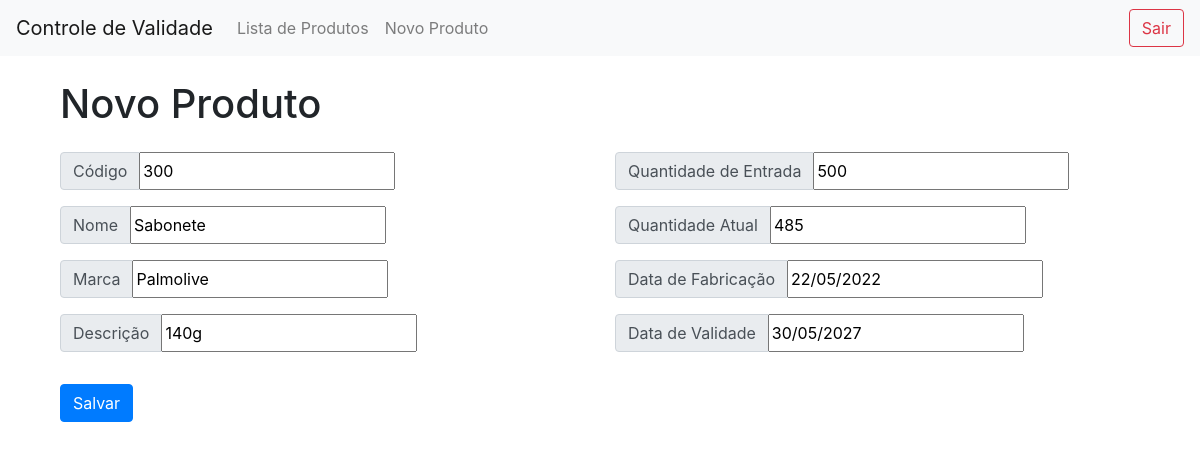
/edita/4/ (signed in), run on the app's committed database.
### validade/models.py (models this page shows, shortened)
class Produto(models.Model):
    codigo = models.IntegerField(verbose_name='Código')
    nome = models.CharField(max_length=255)
    marca = models.CharField(max_length=255)
    descricao = models.CharField(max_length=255, verbose_name='Descrição')
    qtd_entrada = models.IntegerField(verbose_name='Quantidade Entrada')
    qtd_atual = models.IntegerField(verbose_name='Quantidade Atual')
    data_fabricacao = models.DateField(verbose_name='Data Fabricação')
    data_validade = models.DateField(verbose_name='Data Validade')

### validade/views.py (the view)
# urls.py: path('edita/<int:pk>/', EditaProdutoView.as_view(), name='edita_produto'),
class EditaProdutoView(LoginRequiredMixin, UpdateView):
    model = Produto
    form_class = ProdutoForm
    template_name = 'edita_produto.html'
    success_url = reverse_lazy('lista_produto')
    context_object_name = 'produtos'
    login_url = '/login/'  # Redirecionamento para a página de login caso o usuário não esteja autenticado

### validade/forms.py
class ProdutoForm(forms.ModelForm):
    class Meta:
        model = Produto
        fields = '__all__'

### validade/templates/edita_produto.html (shortened to what this page needs)
{% extends 'base.html' %}
{% block content %}
    <div class="container">
        <h1 class="mt-4">Novo Produto</h1>
        <form class="mt-4" method="post">
            <div class="row">
                <div class="col-xs-12 col-sm-6 col-md-6">
                    <div class="form-group">
                        <div class="input-group">
                            <div class="input-group-prepend">
                                <span class="input-group-text">Código</span>
                            </div>
                            {{ form.codigo }}
                        </div>
                    </div>
                    <div class="form-group">
                        <div class="input-group">
                            <div class="input-group-prepend">
                                <span class="input-group-text">Nome</span>
                            </div>
                            {{ form.nome }}
                        </div>
                    </div>
                    <div class="form-group">
                        <div class="input-group">
                            <div class="input-group-prepend">
                                <span class="input-group-text">Marca</span>
                            </div>
                            {{ form.marca }}
                        </div>
                    </div>
                    <div class="form-group">
                        <div class="input-group">
                            <div class="input-group-prepend">
                                <span class="input-group-text">Descrição</span>
                            </div>
                            {{ form.descricao }}
                        </div>
                    </div>
                </div>
                <div class="col-xs-12 col-sm-6 col-md-6">
                    <div class="form-group">
                        <div class="input-group">
                            <div class="input-group-prepend">
                                <span class="input-group-text">Quantidade de Entrada</span>
                            </div>
                            {{ form.qtd_entrada }}
                        </div>
                    </div>
                    <div class="form-group">
                        <div class="input-group">
                            <div class="input-group-prepend">
                                <span class="input-group-text">Quantidade Atual</span>
                            </div>
                            {{ form.qtd_atual }}
                        </div>
                    </div>
                    <div class="form-group">
                        <div class="input-group">
                            <div class="input-group-prepend">
                                <span class="input-group-text">Data de Fabricação</span>
                            </div>
                            {{ form.data_fabricacao }}
                        </div>
                    </div>
                    <div class="form-group">
                        <div class="input-group">
                            <div class="input-group-prepend">
                                <span class="input-group-text">Data de Validade</span>
                            </div>
                            {{ form.data_validade }}
                        </div>
                    </div>
                </div>
            </div>
            <button type="submit" class="btn btn-primary mt-3">Salvar</button>
        </form>
    </div>
{% endblock %}

### data on the page
Produto: codigo "300", nome "Sabonete", marca "Palmolive", descricao "140g", qtd_entrada "500", qtd_atual "485", data_fabricacao "22/05/2022", data_validade "30/05/2027"
